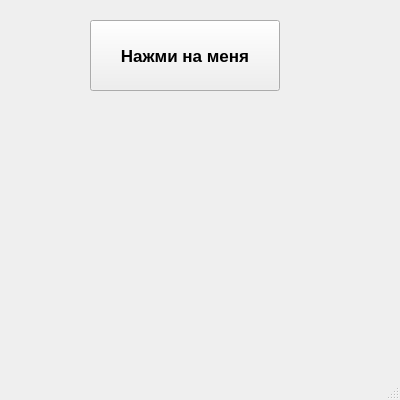
<?xml version="1.0" encoding="UTF-8"?>
<ui version="4.0">
 <class>MainWindow</class>
 <widget class="QMainWindow" name="MainWindow">
  <property name="geometry">
   <rect>
    <x>0</x>
    <y>0</y>
    <width>400</width>
    <height>400</height>
   </rect>
  </property>
  <property name="minimumSize">
   <size>
    <width>400</width>
    <height>400</height>
   </size>
  </property>
  <property name="maximumSize">
   <size>
    <width>400</width>
    <height>400</height>
   </size>
  </property>
  <property name="windowTitle">
   <string>Желтые элипсы</string>
  </property>
  <widget class="QWidget" name="centralwidget">
   <widget class="QPushButton" name="pushButton">
    <property name="geometry">
     <rect>
      <x>90</x>
      <y>20</y>
      <width>190</width>
      <height>71</height>
     </rect>
    </property>
    <property name="font">
     <font>
      <pointsize>13</pointsize>
      <weight>75</weight>
      <italic>false</italic>
      <bold>true</bold>
      <underline>false</underline>
     </font>
    </property>
    <property name="text">
     <string>Нажми на меня</string>
    </property>
   </widget>
  </widget>
  <widget class="QStatusBar" name="statusbar"/>
 </widget>
 <resources/>
 <connections/>
</ui>
